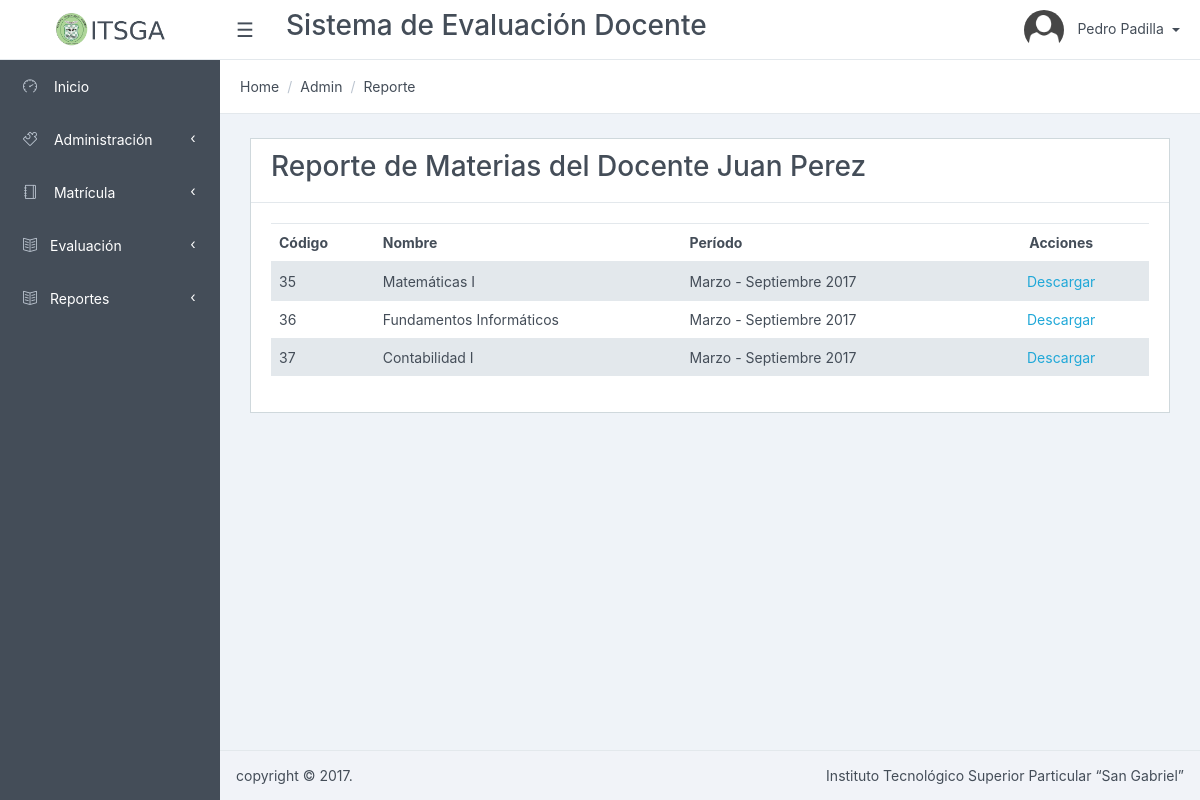
/Reporte/listar/2 (signed in), run on an earlier commit of the app's database.
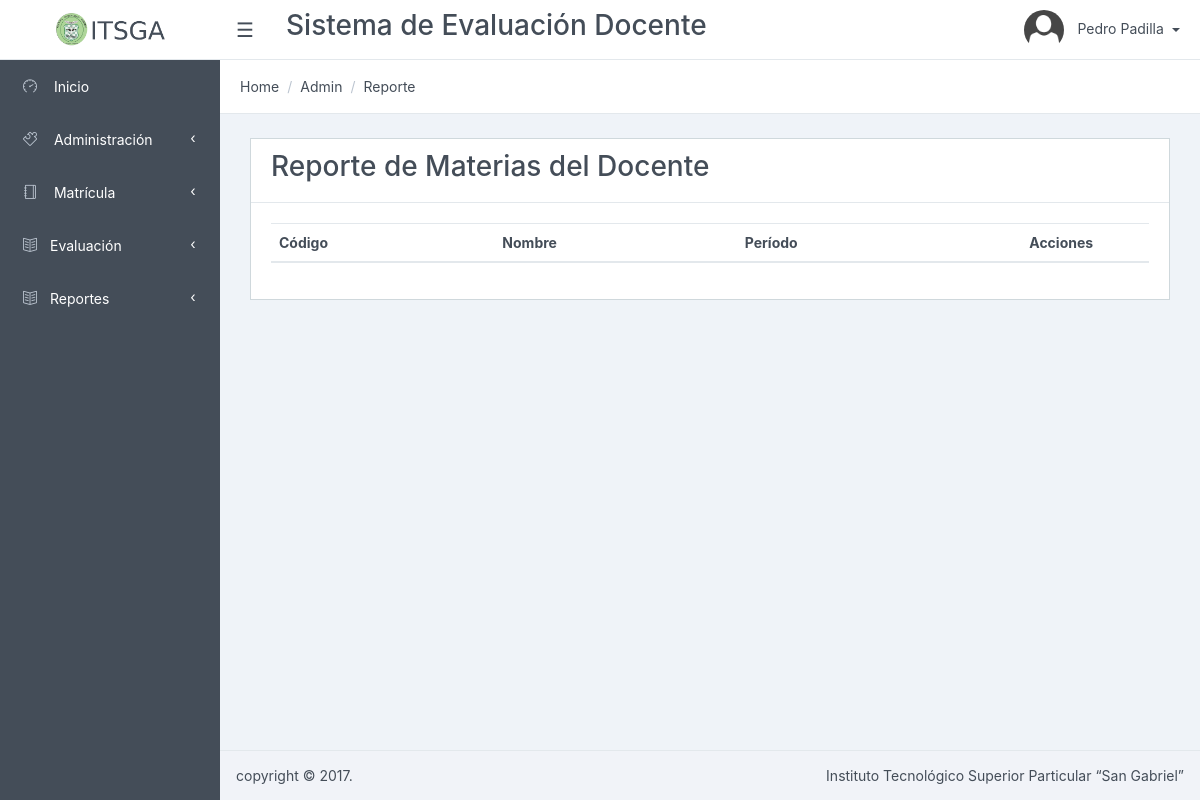
And on a later commit of the database.
### tables this page shows
CREATE TABLE `materia_periodo` (
  `materia_periodo_id` int(11) NOT NULL AUTO_INCREMENT,
  `fecha_registro` date NOT NULL,
  `materia_id` int(11) NOT NULL,
  `periodo_id` int(11) NOT NULL,
  `docente_id` int(11) NOT NULL,
  `estado` int(11) DEFAULT '1',
  PRIMARY KEY (`materia_periodo_id`),
  KEY `fk_matricula_materia1` (`materia_id`),
  KEY `fk_matricula_periodo1` (`periodo_id`),
  KEY `fk_matricula_usuario1_idx` (`docente_id`),
  CONSTRAINT `fk_matricula_materia1` FOREIGN KEY (`materia_id`) REFERENCES `materia` (`materia_id`) ON DELETE NO ACTION ON UPDATE NO ACTION,
  CONSTRAINT `fk_matricula_periodo1` FOREIGN KEY (`periodo_id`) REFERENCES `periodo` (`periodo_id`) ON DELETE NO ACTION ON UPDATE NO ACTION,
  CONSTRAINT `fk_matricula_usuario1` FOREIGN KEY (`docente_id`) REFERENCES `usuario` (`usuario_id`) ON DELETE NO ACTION ON UPDATE NO ACTION
);

CREATE TABLE `materia` (
  `materia_id` int(11) NOT NULL AUTO_INCREMENT,
  `nombre` varchar(256) NOT NULL,
  `descripcion` varchar(512) DEFAULT NULL,
  `curso_id` int(11) NOT NULL,
  `estado` tinyint(1) NOT NULL DEFAULT '1',
  PRIMARY KEY (`materia_id`),
  KEY `fk_materia_curso1` (`curso_id`),
  CONSTRAINT `fk_materia_curso1` FOREIGN KEY (`curso_id`) REFERENCES `curso` (`curso_id`) ON DELETE NO ACTION ON UPDATE NO ACTION
);

CREATE TABLE `periodo` (
  `periodo_id` int(11) NOT NULL AUTO_INCREMENT,
  `nombre` varchar(256) NOT NULL,
  `descripcion` varchar(512) DEFAULT NULL,
  `estado` tinyint(1) NOT NULL DEFAULT '1',
  PRIMARY KEY (`periodo_id`)
);

### app/controllers/ReporteController.php (called while the page is built, shortened)
<?php
require_once (PATH_MODELS . "/ReporteModel.php");
class ReporteController {
	public function listar(){
		$model = new ReporteModel();
		$id = $_SESSION['SESSION_USER']->usuario_id;
		if($_SESSION['SESSION_USER']->tipo_usuario_id ==1) {
			$id = $_GET['id'];
		}
		$datos = $model->getlistadoMateriaPeriodo($id);
		require_once PATH_VIEWS."/Reporte/view.list.php";
	}
}

### index.php (called while the page is built, shortened)
<?php
if(isset($_GET['action'])){
	$redirect = ($_GET['action']!='')?$_GET['action']:"listar";
}
$controller = new $controllerName();
$controller->$redirect();
?>

### public/views/Reporte/index.php (called while the page is built, shortened)
<?php
require_once("../../../index.php");
?>

### app/models/ReporteModel.php (called while the page is built, shortened)
<?php
require_once(PATH_MODELS."/BaseModel.php");
class ReporteModel {
	public function getlistadoMateriaPeriodo($id){
		$model = new BaseModel();
		$sql = "SELECT mp.materia_periodo_id as id, m.nombre, concat(u.nombres,' ',u.apellidos) as docente, p.nombre as periodo
				FROM materia_periodo mp
				INNER JOIN periodo p on p.periodo_id = mp.periodo_id
				INNER JOIN materia m on m.materia_id = mp.materia_id
				INNER JOIN usuario u on u.usuario_id = mp.docente_id
				WHERE docente_id=?";
		return $model->execSql($sql, array($id),true);
	}
}

### app/models/BaseModel.php (called while the page is built, shortened)
<?php
class BaseModel {
	private $pdo;
	private function openConexion() {
		try {
			$this->pdo = new PDO ( 'mysql:host=' . HOSTNAME_DATABASE . ';dbname=' . DATABASE . ';charset=utf8', USERNAME, PASSWORD );
			$this->pdo->setAttribute ( PDO::ATTR_ERRMODE, PDO::ERRMODE_EXCEPTION );
		} catch ( Exception $e ) {
			die ( $e->getMessage () );
		}
	}
	private function closeConexion() {
		$this->pdo = null;
	}
	public function execSql($sql, $parameters, $list = false, $obtainId = false) {
		try {
			$stm = $this->pdo->prepare ( $sql );
			$stm->execute ( $parameters );
			if ($obtainId) {
				$result = $this->pdo->lastInsertId ();
			} else {
				if ($list) {
					$result = $stm->fetchAll ( PDO::FETCH_OBJ );
				} else {
					$result = $stm->fetch ( PDO::FETCH_OBJ );
				}
			}
		} catch ( Exception $e ) {
			die ( $e->getMessage () );
		}
		return $result;
	}
}

### public/views/Reporte/view.list.php (the view, shortened to what this page needs)
<?php include_once PATH_TEMPLATE.'/header.php';?>
<div class="card">
<div class="card-header">
    	<h3>Reporte de Materias del Docente <?php echo $datos[0]->docente;?></h3>
</div>
<div class="card-block">
	<table class="table table-striped" id="dataTables-example" >
    <thead>
	    <tr>
	    	<th>Código</th>
	    	<th>Nombre</th>
	    	<th>Per&iacute;odo</th>
	    	<th style="text-align: center; width: 20%">Acciones</th>
	    </tr>
    </thead>
    <tbody>
    	<?php foreach ($datos as $item) {
    		echo "<tr><td>".$item->id."</td>";
    		echo "<td>".$item->nombre."</td>";
    		echo "<td>".$item->periodo."</td>";
    		echo "<td align='center'>
					<span class=ti-download></span><span class=icon-name>
						<a href='../verPdf/".$item->id."' target=_blank>Descargar
						</a>
					</span>
				   </td></tr>";
    	}?>
    </tbody>
    </table>
</div>
</div>
<?php include_once PATH_TEMPLATE.'/footer.php';?>
<link href="<?php echo PATH_CSS; ?>/dataTables.bootstrap.css" rel="stylesheet">
<link href="<?php echo PATH_CSS; ?>/bootstrapValidator.min.css" rel="stylesheet">
</body>
</html>

What changed in the data, as far as the page shows it:
removed materia_periodo: materia_periodo_id "35", materia.nombre "Matemáticas I", periodo.nombre "Marzo - Septiembre 2017"
removed materia_periodo: materia_periodo_id "36", materia.nombre "Fundamentos Informáticos", periodo.nombre "Marzo - Septiembre 2017"
removed materia_periodo: materia_periodo_id "37", materia.nombre "Contabilidad I", periodo.nombre "Marzo - Septiembre 2017"
Also different on the page:
$datos[0]->docente: "Juan Perez" → (not shown)
